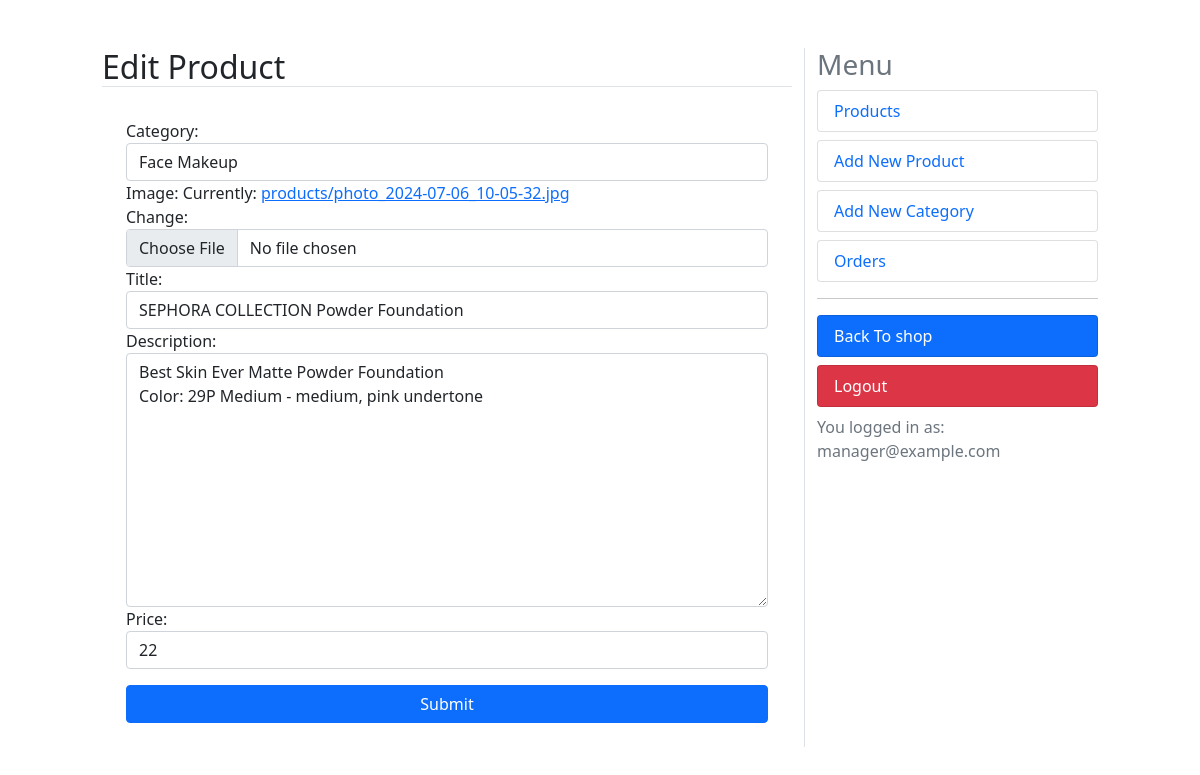
Page /dashboard/products/edit/27 (signed in) on the committed database.
### shop/models.py (models this page shows, shortened)
class Product(models.Model):
    category = models.ForeignKey(Category, on_delete=models.CASCADE, related_name='category')
    image = models.ImageField(upload_to='products')
    title = models.CharField(max_length=250)
    description = models.TextField()
    price = models.IntegerField()
    date_created = models.DateTimeField(auto_now_add=True)
    slug = models.SlugField(unique=True)
    added_by = models.ForeignKey(settings.AUTH_USER_MODEL, on_delete=models.SET_NULL, null=True, blank=True, related_name='products_added')
    class Meta:
        ordering = ('-date_created',)

class Category(models.Model):
    title = models.CharField(max_length=200)
    sub_category = models.ForeignKey(
        'self', on_delete=models.CASCADE,
        related_name='sub_categories', null=True, blank=True
    )
    is_sub = models.BooleanField(default=False)
    slug = models.SlugField(max_length=200, unique=True)
    def __str__(self):
        return self.title

### accounts/models.py (models this page shows, shortened)
class User(AbstractBaseUser):
    email = models.EmailField(verbose_name='email address', max_length=255, unique=True)
    full_name = models.CharField(max_length=100)
    is_active = models.BooleanField(default=True)
    is_admin = models.BooleanField(default=False)
    is_manager = models.BooleanField(default=False)  # New field for manager role
    likes = models.ManyToManyField(Product, blank=True, related_name='likes')  # Assuming Product model exists
    objects = UserManager()
    USERNAME_FIELD = 'email'
    REQUIRED_FIELDS = ['full_name']

### dashboard/views.py (the view)
# urls.py: path('products/edit/<int:id>', views.edit_product, name='edit_product'),
@user_passes_test(is_manager)
@login_required
def edit_product(request, id):
    product = get_object_or_404(Product, id=id)
    if request.method == 'POST':
        form = EditProductForm(request.POST, request.FILES, instance=product)
        if form.is_valid():
            form.save()
            messages.success(request, 'Product has been updated', 'success')
            return redirect('dashboard:products')
    else:
        form = EditProductForm(instance=product)
    context = {'title': 'Edit Product', 'form':form}
    return render(request, 'edit_product.html', context)

### dashboard/forms.py
class EditProductForm(ModelForm):
    class Meta:
        model = Product
        fields = ['category', 'image', 'title','description', 'price']
    def __init__(self, *args, **kwargs):
        super(EditProductForm, self).__init__(*args, **kwargs)
        for visible in self.visible_fields():
            visible.field.widget.attrs['class'] = 'form-control'

### cart/utils/cart.py (called while the page is built)
    def __iter__(self):
        product_ids = self.cart.keys()
        products = Product.objects.filter(id__in=product_ids)
        cart = self.cart.copy()
        for product in products:
            cart[str(product.id)]['product'] = product
        for item in cart.values():
            item['total_price'] = int(item['price']) * int(item['quantity'])
            yield item

    def add_cart_session(self):
        cart = self.session.get(CART_SESSION_ID)
        if not cart:
            cart = self.session[CART_SESSION_ID] = {}
        return cart

### dashboard/views.py (called while the page is built)
def is_manager(user):
    try:
        if not user.is_manager:
            raise Http404
        return True
    except:
        raise Http404

### sparkle/context_processors.py (called while the page is built)
def return_cart(request):
    cart = len(list(Cart(request)))
    return {'cart_count': cart}

def return_categories(request):
    categories = Category.objects.all()
    return {'categories': categories}

### dashboard/templates/edit_product.html (shortened to what this page needs)
{% extends "dashboard.html" %}
{% block content %}
<form method="POST" enctype="multipart/form-data">
    {{ form }}
    <div class="form-group">
        <button class="btn btn-primary mt-3 w-100" type="submit">Submit</button>
    </div>
</form>
{% endblock %}

### dashboard/templates/dashboard.html (shortened to what this page needs)
<!DOCTYPE html>
<html lang="en">
<head>
    <link href="https://cdn.jsdelivr.net/npm/bootstrap@5.1.3/dist/css/bootstrap.min.css" rel="stylesheet">
</head>
<body>
    <div class="row mt-5">
        <div class="col-md-1"></div>
        <div class="col-md-7">
            <h2 class="border-bottom text-capitalize">{{ title }}</h2>
            <div class="p-4">
                {% block content %}{% endblock %}
            </div>
        </div>
        <div class="col-md-3 border-start">
            <h3 class="text-muted">Menu</h3>
            <a class="text-decoration-none" href="{% url 'dashboard:products' %}">
                <li class="rounded list-group-item  text-primary">Products</li>
            </a>
            <a class="text-decoration-none" href="{% url 'dashboard:add_product' %}">
                <li class="rounded list-group-item mt-2 text-primary">Add New Product</li>
            </a>
            <a class="text-decoration-none" href="{% url 'dashboard:add_category' %}">
                <li class="rounded list-group-item mt-2  text-primary">Add New Category</li>
            </a>
            <a class="text-decoration-none" href="{% url 'dashboard:orders' %}">
                <li class="rounded list-group-item mt-2  text-primary">Orders</li>
            </a>
            <hr>
            <a class="text-decoration-none" href="{% url 'shop:home_page' %}">
                <li class="rounded list-group-item bg-primary mt-2  text-white">Back To shop</li>
            </a>
            <a class="text-decoration-none" href="{% url 'accounts:user_logout' %}">
                <li class="rounded list-group-item bg-danger mt-2  text-white">Logout</li>
            </a>
            <div class="text-muted mt-2">You logged in as: {{ request.user.email }}</div>
        </div>
        <div class="col-md-1 "></div>
    </div>
</body>
</html>

### rows in the picture
Product: category "Face Makeup", description "Best Skin Ever Matte Powder Foundation Color: 29P Medium - medium, pink undertone", price "22"
Category: title "SEPHORA COLLECTION Powder Foundation"
User: user.email "manager@example.com"

### other values in the picture
{{ title }} "Edit Product"
